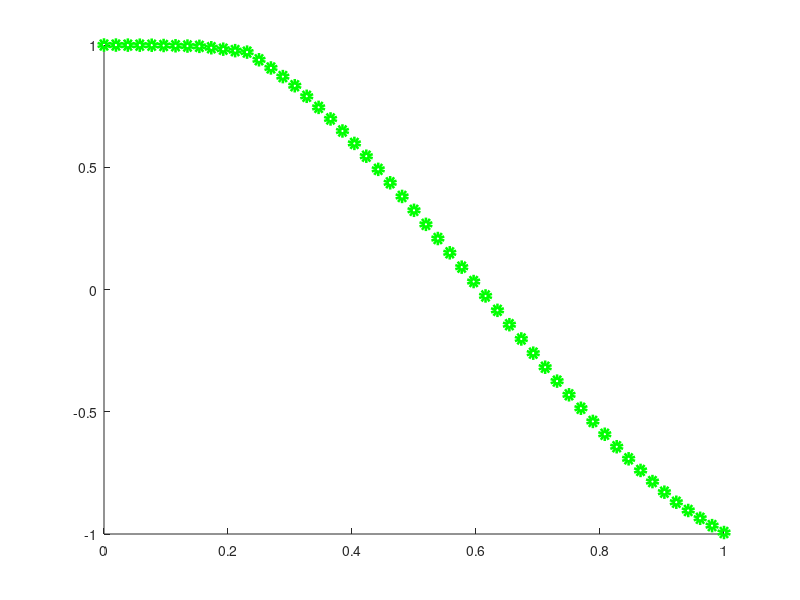

Recreate this plot in MATLAB.
x2=[1;0.999773673751386;0.999547214859729;
    0.999320623324458;0.999093899145063;
    0.997958288572818;0.996819361857280;
     0.995677119005783;0.994531560065269;
     0.988754028482088;0.982893624658988;
    0.976950399830523;0.970924430880553;
   0.939557889766366;0.906149531978252;
    0.870739207250565;0.833383546596781;
    0.790201559382282;0.744879912041736;
     0.697555167218878;0.648379142412147;
    0.597516224859646;0.545138082496424;
    0.491417843636968;0.436527234768571;
    0.380634569085079;0.323900058592143;
    0.266475025287211;0.208501189384864;
    0.150111007544516;0.0914280092845384;
    0.0325700790915891;-0.0263492234532930;
    -0.0852188052874096;-0.143925818136898;
    -0.202352890111473;-0.260376751758563;
    -0.317866996391563;-0.374682242921941;
    -0.430672022563314;-0.485677447117024;
    -0.539532125436860;-0.592062901372816;
    -0.643096499656282;-0.692462411678601;
    -0.739995369597448;-0.785540887530559;
    -0.828960852993008;-0.870136017751441;
    -0.903815610909404;-0.935698260786090;
    -0.965749120908849;-0.993947054899847];
u=length(x2);
for i = 1 : u
    x3(i)=x2(u-i+1);
end
dt=1/(u-1);
v=0:dt:1;
scatter(v,x2,'g','LineWidth',4)